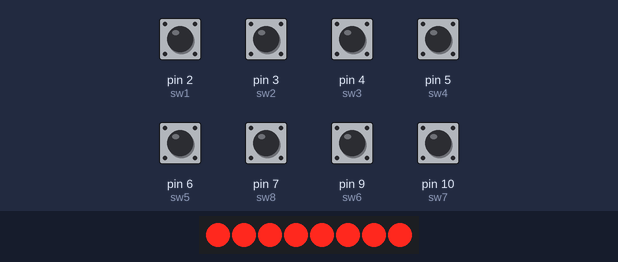
Bench run of a sketch on a simulated Arduino Uno, built with avr-gcc and run on an emulated ATmega328P. Parts: 8 shift-register outputs drawn as a row of LEDs (first output left, lit = HIGH). Wiring (inferred from the names in the program): shift register (74HC595): data pin 11; shift clock pin 12; latch pin 8. Wiring (inferred from the signals the program sends): row of LEDs: on Q0, Q1, Q2, Q3, Q4, Q5, Q6, Q7. The test bench sets the inputs (shaded band); at power-on: pin 2 (sw1), pin 3 (sw2), pin 4 (sw3), pin 5 (sw4), pin 6 (sw5), pin 7 (sw8), pin 9 (sw6), pin 10 (sw7) HIGH. What the sketch prints to the serial monitor is not drawn.

Above: at 1.3 s.
1.4 s: pin 2 (sw1) pulled LOW for 1 s
At 3.5 s:
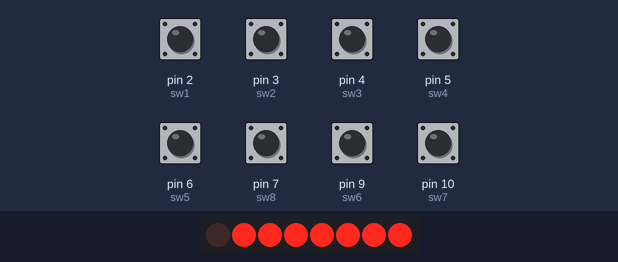
3.9 s: pin 3 (sw2) pulled LOW for 0.15 s
At 4.9 s:
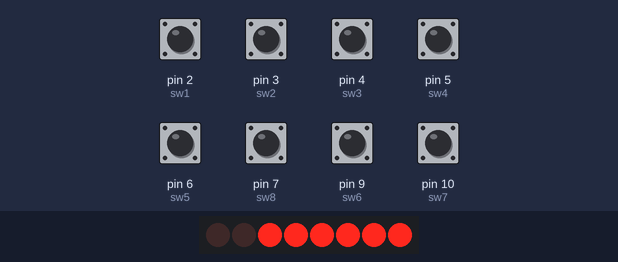
5.5 s: pin 4 (sw3) pulled LOW for 0.15 s
At 6.2 s:
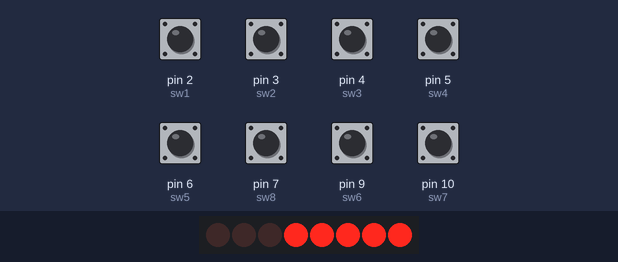
7.1 s: pin 5 (sw4) pulled LOW for 0.15 s
At 7.5 s:
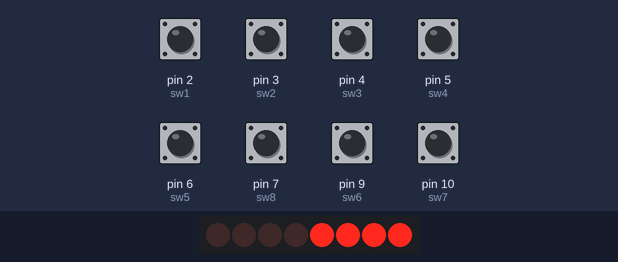
8.7 s: pin 6 (sw5) pulled LOW for 0.15 s
At 10.0 s:
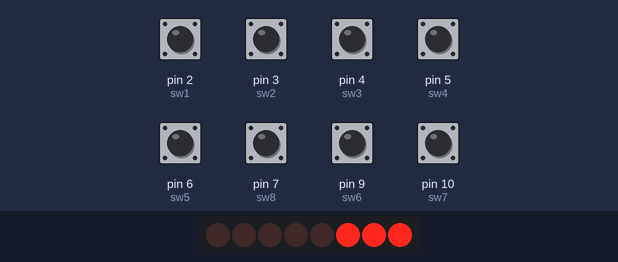
10.3 s: pin 7 (sw8) pulled LOW for 0.15 s
At 11.3 s:
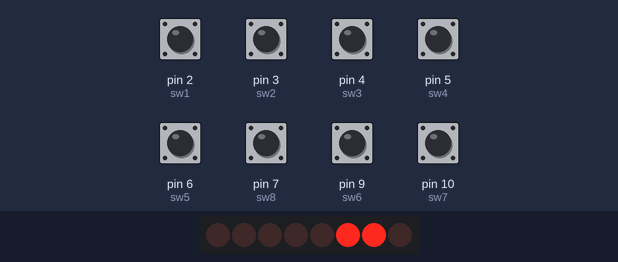
Timing chart, 0 to 12.9 s (numbered marks = the images above; inputs shaded):
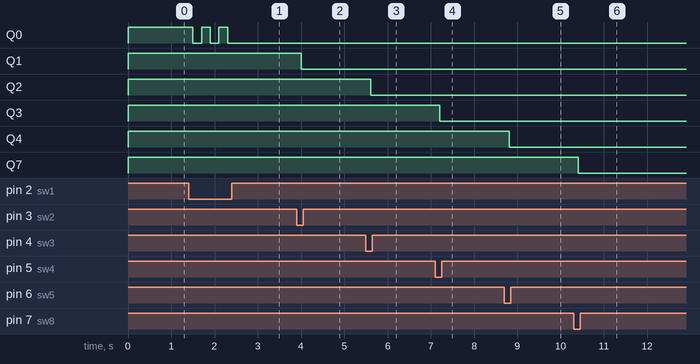

The sketch:

toy1.ino
```cpp
//Pin to clear the register
// const int clearPin = 7;
//Pin connected to latch pin (RCK) of TPIC6B595
const int latchPin = 8;
//Pin connected to clocuk pin (SRCK) of TPIC6B595
const int clockPin = 12;
////Pin connected to Data in (SER IN) of TPIC6B595
const int dataPin = 11;

int counter = 0;
int numLedsInUse = 8;

//switch
int sw1 = 2;
int sw2 = 3;
int sw3 = 4;
int sw4 = 5;
int sw5 = 6;
int sw6 = 9;
int sw7 = 10;
int sw8 = 7;

//toggle
int tsw1 = 0;
int tsw2 = 0;
int tsw3 = 0;
int tsw4 = 0;
int tsw5 = 0;
int tsw6 = 0;
int tsw7 = 0;
int tsw8 = 0;

//array of state
int state[8] = {0, 0, 0, 0, 0, 0, 0, 0};

void setup() {
  //set pins to output because they are addressed in the main loop
  //pinMode(clearPin, OUTPUT);
  pinMode(latchPin, OUTPUT);
  pinMode(dataPin, OUTPUT);
  pinMode(clockPin, OUTPUT);
  pinMode(sw1, INPUT_PULLUP);
  pinMode(sw2, INPUT_PULLUP);
  pinMode(sw3, INPUT_PULLUP);
  pinMode(sw4, INPUT_PULLUP);
  pinMode(sw5, INPUT_PULLUP);
  pinMode(sw6, INPUT_PULLUP);
  pinMode(sw7, INPUT_PULLUP);
  pinMode(sw8, INPUT);

  Serial.begin(9600);
  Serial.println("*");

  // Always start by setting SRCLR high
  //  digitalWrite( clearPin, HIGH);

  // delay a little and then set
  delay(100);
}

void loop() {

  if (digitalRead(sw1) == 0) {
    delay(50);
    tsw1 = 1 - tsw1;
    if (tsw1 == 1) {
      state[0] = 1;
      delay( 50 );
    } else {
      state[0] = 0;
      delay( 50 );
    }
  }


  if (digitalRead(sw2) == 0) {
    delay(50);
    tsw2 = 1 - tsw2;
    if (tsw2 == 1) {
      state[1] = 1;
      delay( 50 );
    } else {
      state[1] = 0;
      delay( 50 );
    }
  }

  if (digitalRead(sw3) == 0) {
    delay(50);
    tsw3 = 1 - tsw3;
    if (tsw3 == 1) {
      state[2] = 1;
      delay( 50 );
    } else {
      state[2] = 0;
      delay( 50 );
    }
  }

  if (digitalRead(sw4) == 0) {
    delay(50);
    tsw4 = 1 - tsw4;
    if (tsw4 == 1) {
      state[3] = 1;
      delay( 50 );
    } else {
      state[3] = 0;
      delay( 50 );
    }
  }

  if (digitalRead(sw5) == 0) {
    delay(50);
    tsw5 = 1 - tsw5;
    if (tsw5 == 1) {
      state[4] = 1;
      delay( 50 );
    } else {
      state[4] = 0;
      delay( 50 );
    }
  }

  if (digitalRead(sw6) == 0) {
    delay(50);
    tsw6 = 1 - tsw6;
    if (tsw6 == 1) {
      state[5] = 1;
      delay( 50 );
    } else {
      state[5] = 0;
      delay( 50 );
    }
  }

  if (digitalRead(sw7) == 0) {
    delay(50);
    tsw7 = 1 - tsw7;
    if (tsw7 == 1) {
      state[6] = 1;
      delay( 50 );
    } else {
      state[6] = 0;
      delay( 50 );
    }
  }

  if (digitalRead(sw8) == 0) {
    delay(50);
    tsw8 = 1 - tsw8;
    if (tsw8 == 1) {
      state[7] = 1;
      delay( 50 );
    } else {
      state[7] = 0;
      delay( 50 );
    }
  }
  registerWrite(state);
  delay( 100 );
}

// This method sends bits to the shift register:

void registerWrite(int state[]) {
  //  Serial.println(whichPin);

  // the bits you want to send
  byte bitsToSend = 0;
  // write number as bits
  bitWrite(bitsToSend, 0, state[0]);
  bitWrite(bitsToSend, 1, state[1]);
  bitWrite(bitsToSend, 2, state[2]);
  bitWrite(bitsToSend, 3, state[3]);
  bitWrite(bitsToSend, 4, state[4]);
  bitWrite(bitsToSend, 5, state[5]);
  bitWrite(bitsToSend, 6, state[6]);
  bitWrite(bitsToSend, 7, state[7]);

  // turn off the output so the pins don't light up
  // while you're shifting bits:
  digitalWrite(latchPin, LOW);

  //digitalWrite(clockPin, LOW);
  shiftOut(dataPin, clockPin, MSBFIRST, bitsToSend);

  // turn on the output so the LEDs can light up:
  digitalWrite(latchPin, HIGH);
}
```

Measured:
- after the input at 1.4 s, Q0: alternates HIGH for 0.20 s and LOW for 0.20 s, 5 changes in all, then stays LOW, starting after 0.10 s
- after the input at 3.9 s, Q1: HIGH → LOW after 0.11 s
- after the input at 5.5 s, Q2: HIGH → LOW after 0.11 s
- after the input at 7.1 s, Q3: HIGH → LOW after 0.11 s
- after the input at 8.7 s, Q4: HIGH → LOW after 0.11 s
- after the input at 10.3 s, Q7: HIGH → LOW after 0.11 s
